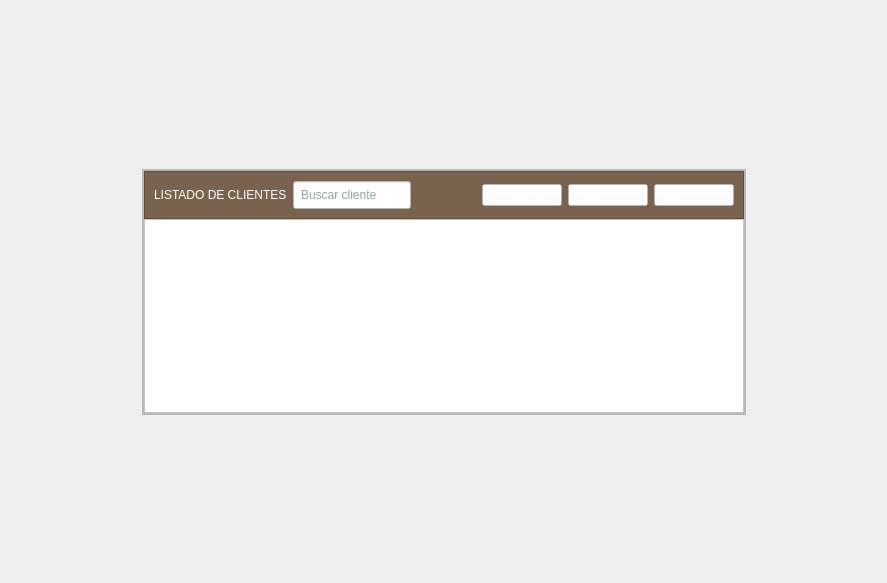
<?xml version="1.0" encoding="UTF-8"?>
<ui version="4.0">
 <class>Clients_list</class>
 <widget class="QWidget" name="Clients_list">
  <property name="geometry">
   <rect>
    <x>0</x>
    <y>0</y>
    <width>887</width>
    <height>583</height>
   </rect>
  </property>
  <property name="windowTitle">
   <string>Form</string>
  </property>
  <layout class="QVBoxLayout" name="verticalLayout_7">
   <property name="leftMargin">
    <number>0</number>
   </property>
   <property name="topMargin">
    <number>0</number>
   </property>
   <property name="rightMargin">
    <number>0</number>
   </property>
   <property name="bottomMargin">
    <number>0</number>
   </property>
   <item>
    <spacer name="verticalSpacer_2">
     <property name="orientation">
      <enum>Qt::Vertical</enum>
     </property>
     <property name="sizeHint" stdset="0">
      <size>
       <width>20</width>
       <height>155</height>
      </size>
     </property>
    </spacer>
   </item>
   <item>
    <layout class="QHBoxLayout" name="horizontalLayout_3">
     <item>
      <spacer name="horizontalSpacer_3">
       <property name="orientation">
        <enum>Qt::Horizontal</enum>
       </property>
       <property name="sizeHint" stdset="0">
        <size>
         <width>40</width>
         <height>20</height>
        </size>
       </property>
      </spacer>
     </item>
     <item>
      <widget class="QFrame" name="frame_4">
       <property name="frameShape">
        <enum>QFrame::StyledPanel</enum>
       </property>
       <property name="frameShadow">
        <enum>QFrame::Raised</enum>
       </property>
       <layout class="QVBoxLayout" name="verticalLayout_4">
        <property name="leftMargin">
         <number>0</number>
        </property>
        <property name="topMargin">
         <number>0</number>
        </property>
        <property name="rightMargin">
         <number>0</number>
        </property>
        <property name="bottomMargin">
         <number>0</number>
        </property>
        <item>
         <widget class="QFrame" name="frame_5">
          <property name="frameShape">
           <enum>QFrame::StyledPanel</enum>
          </property>
          <property name="frameShadow">
           <enum>QFrame::Raised</enum>
          </property>
          <layout class="QVBoxLayout" name="verticalLayout_5">
           <property name="spacing">
            <number>0</number>
           </property>
           <property name="leftMargin">
            <number>0</number>
           </property>
           <property name="topMargin">
            <number>0</number>
           </property>
           <property name="rightMargin">
            <number>0</number>
           </property>
           <property name="bottomMargin">
            <number>0</number>
           </property>
           <item>
            <widget class="QFrame" name="frame_6">
             <property name="styleSheet">
              <string notr="true">background-color:#79634E;</string>
             </property>
             <property name="frameShape">
              <enum>QFrame::StyledPanel</enum>
             </property>
             <property name="frameShadow">
              <enum>QFrame::Raised</enum>
             </property>
             <layout class="QHBoxLayout" name="horizontalLayout_2">
              <item>
               <widget class="QLabel" name="label_10">
                <property name="styleSheet">
                 <string notr="true">font: 10pt &quot;MS Shell Dlg 2&quot;;
color: white;</string>
                </property>
                <property name="text">
                 <string>LISTADO DE CLIENTES</string>
                </property>
               </widget>
              </item>
              <item>
               <widget class="QLineEdit" name="lineEdit_2">
                <property name="styleSheet">
                 <string notr="true">font: 10pt &quot;MS Shell Dlg 2&quot;;
background-color:white;
min-height:1.5em;
max-height:1.5em;
padding:5px;
min-width:10em;
max-width:10em;
color: #294D39;</string>
                </property>
                <property name="placeholderText">
                 <string>Buscar cliente</string>
                </property>
               </widget>
              </item>
              <item>
               <spacer name="horizontalSpacer_2">
                <property name="orientation">
                 <enum>Qt::Horizontal</enum>
                </property>
                <property name="sizeHint" stdset="0">
                 <size>
                  <width>65</width>
                  <height>8</height>
                 </size>
                </property>
               </spacer>
              </item>
              <item>
               <widget class="QPushButton" name="new_butt_2">
                <property name="styleSheet">
                 <string notr="true">font: 10pt &quot;MS Shell Dlg 2&quot;;
color:white;
background-color:rgba(255,255,255,30%);
min-width:8em;
max-width:8em;
min-height:2em;
max-height:2em;</string>
                </property>
                <property name="text">
                 <string>NUEVO</string>
                </property>
               </widget>
              </item>
              <item>
               <widget class="QPushButton" name="modify_butt_2">
                <property name="styleSheet">
                 <string notr="true">font: 10pt &quot;MS Shell Dlg 2&quot;;
color:white;
background-color:rgba(255,255,255,30%);
min-width:8em;
max-width:8em;
min-height:2em;
max-height:2em;</string>
                </property>
                <property name="text">
                 <string>EDITAR</string>
                </property>
               </widget>
              </item>
              <item>
               <widget class="QPushButton" name="delete_butt_2">
                <property name="styleSheet">
                 <string notr="true">font: 10pt &quot;MS Shell Dlg 2&quot;;
color:white;
background-color:rgba(255,255,255,30%);
min-width:8em;
max-width:8em;
min-height:2em;
max-height:2em;</string>
                </property>
                <property name="text">
                 <string>ELIMINAR</string>
                </property>
               </widget>
              </item>
             </layout>
            </widget>
           </item>
           <item>
            <widget class="QFrame" name="frame_7">
             <property name="styleSheet">
              <string notr="true">background-color:white;</string>
             </property>
             <property name="frameShape">
              <enum>QFrame::StyledPanel</enum>
             </property>
             <property name="frameShadow">
              <enum>QFrame::Raised</enum>
             </property>
             <layout class="QVBoxLayout" name="verticalLayout_6">
              <property name="spacing">
               <number>0</number>
              </property>
              <property name="leftMargin">
               <number>0</number>
              </property>
              <property name="topMargin">
               <number>0</number>
              </property>
              <property name="rightMargin">
               <number>0</number>
              </property>
              <property name="bottomMargin">
               <number>0</number>
              </property>
              <item>
               <widget class="QTableWidget" name="table_clients_2">
                <property name="styleSheet">
                 <string notr="true">QTableWidget{
border-top: 2.5px solid white;
border-bottom: 2.5px solid white;
border-right: 2.5px solid white;
border-left: 2.5px solid white;
font: 10pt &quot;MS Shell Dlg 2&quot;;
color: #294D39;
}

QTableWidget::item{ 
	selection-background-color: #B6B6B6;
}

QHeaderView::section {
    background-color: #F2F2F2;
	border: 1px solid white;
	font: 10pt &quot;MS Shell Dlg 2&quot;;
	color: #294D39;
	border-style:outset;
	padding:0;
    height: 2em;
}</string>
                </property>
                <property name="horizontalScrollBarPolicy">
                 <enum>Qt::ScrollBarAlwaysOff</enum>
                </property>
                <property name="editTriggers">
                 <set>QAbstractItemView::NoEditTriggers</set>
                </property>
                <property name="alternatingRowColors">
                 <bool>true</bool>
                </property>
                <attribute name="verticalHeaderVisible">
                 <bool>false</bool>
                </attribute>
               </widget>
              </item>
             </layout>
            </widget>
           </item>
          </layout>
         </widget>
        </item>
       </layout>
      </widget>
     </item>
     <item>
      <spacer name="horizontalSpacer_4">
       <property name="orientation">
        <enum>Qt::Horizontal</enum>
       </property>
       <property name="sizeHint" stdset="0">
        <size>
         <width>40</width>
         <height>20</height>
        </size>
       </property>
      </spacer>
     </item>
    </layout>
   </item>
   <item>
    <spacer name="verticalSpacer">
     <property name="orientation">
      <enum>Qt::Vertical</enum>
     </property>
     <property name="sizeHint" stdset="0">
      <size>
       <width>20</width>
       <height>154</height>
      </size>
     </property>
    </spacer>
   </item>
  </layout>
 </widget>
 <resources/>
 <connections/>
</ui>
